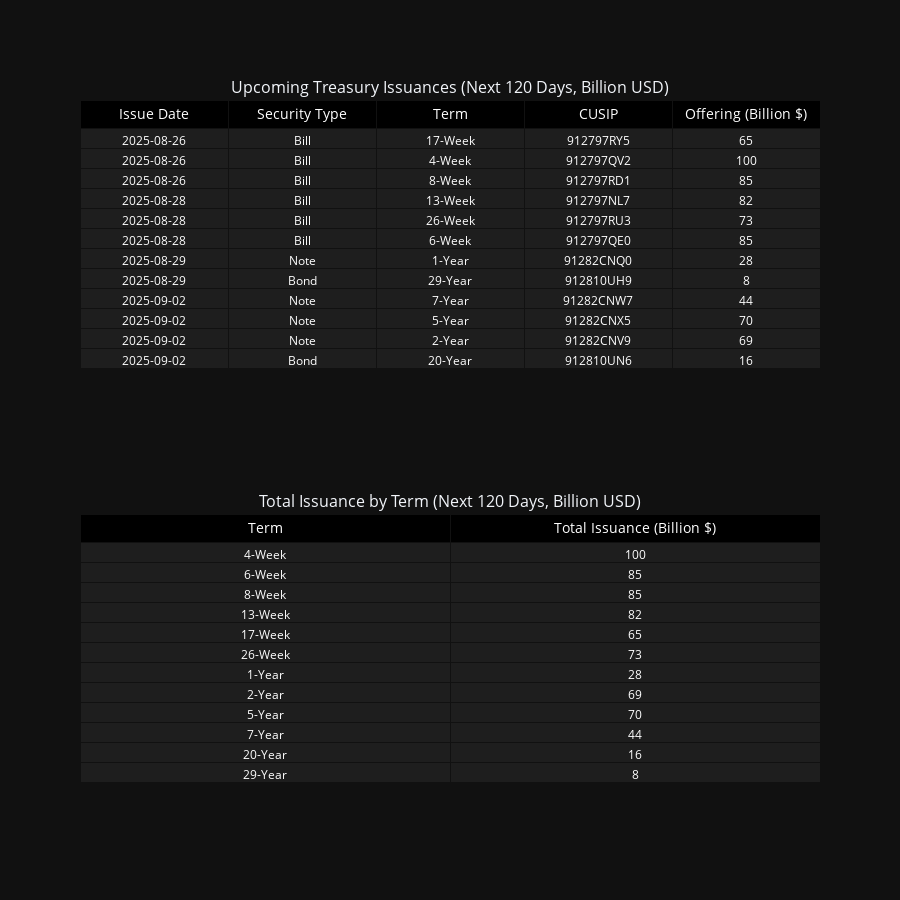

Notebook code cell kept with this figure:
### Code cell
import pandas as pd
import os
import time
import requests
from datetime import datetime, timedelta
import plotly.graph_objects as go
from plotly.subplots import make_subplots
import re

def download_records_after(url, date, page_size=10000):
    data = []
    page = 1   
    url_params = f'?filter=record_date:gt:{date}&page[size]={page_size}'
    response = requests.get(url + url_params)
    if response.status_code == 200:
        result_json = response.json()
        data.extend(result_json['data'])

        while True:
            if result_json['links']['next'] is None:
                break
            else:
                response = requests.get(url + result_json['links']['next'])
                if response.status_code == 200:
                    result_json = response.json()
                    data.extend(result_json['data'])
                    page += 1
                    print(f'page {page} of {result_json["meta"]["total-pages"]}')
                    time.sleep(1)
                else:
                    print(f'status_code: {response.status_code}')
                    break
    else:
        print(f'status_code: {response.status_code}')

    return pd.DataFrame(data)

def update_records(url, start_date='1900-01-01', page_size=10000, path=None, lookback=2):
    if path is None:
        ls = url.split('/')[3:]
        path = '-'.join(ls).replace('_', '-') + '.pkl'
    if os.path.isfile(path):
        print(f'Found {path}. Importing.')
        df = pd.read_pickle(path)
        recent_record_date = df['record_date'].unique()[-lookback]
        print(f'recent_record_date: {recent_record_date} lookback: {lookback}')
        new_records = download_records_after(url, recent_record_date, page_size)
        df = df[df['record_date'] <= recent_record_date]
        df = pd.concat([df, new_records], ignore_index=True)
        df.to_pickle(path)
        return df
    else:
        recent_record_date = start_date
        print(f'Using recent_record_date: {recent_record_date}')
        df = download_records_after(url, recent_record_date, page_size)
        df.to_pickle(path)
        return df

def upcoming_issuances_table(days_ahead=120):
    api_url = 'https://api.fiscaldata.treasury.gov/services/api/fiscal_service/v1/accounting/od/auctions_query'
    
    df = update_records(api_url, start_date='1900-01-01', page_size=10000, path=None, lookback=2)

    df['issue_date'] = pd.to_datetime(df['issue_date'])
    df['offering_amt'] = pd.to_numeric(df['offering_amt'], errors='coerce')

    # Filter future issuances
    today = pd.Timestamp.today().normalize()
    cutoff = today + pd.Timedelta(days=days_ahead)
    upcoming = df[(df['issue_date'] >= today) & (df['issue_date'] <= cutoff)].copy()

    if upcoming.empty:
        print(f"No upcoming issuances in the next {days_ahead} days.")
        return

    # Convert to billions
    upcoming['offering_amt_bil'] = upcoming['offering_amt'] / 1e9

    upcoming = upcoming[['issue_date', 'security_type', 'security_term_week_year', 'cusip', 'offering_amt_bil']]
    upcoming = upcoming.sort_values('issue_date')

    summary = upcoming.groupby('security_term_week_year')['offering_amt_bil'].sum().reset_index()
    summary = summary.rename(columns={'offering_amt_bil': 'Total Issuance (Billion $)'})

    # Sort by numeric tenor
    def parse_tenor(term):
        num = re.findall(r'\d+\.?\d*', term)
        unit = 'Y'
        if 'Week' in term:
            unit = 'W'
        elif 'Month' in term:
            unit = 'M'
        elif 'Year' in term:
            unit = 'Y'
        return float(num[0]) if num else 0, unit

    summary['sort_key'] = summary['security_term_week_year'].apply(lambda x: parse_tenor(x)[0])
    summary['unit'] = summary['security_term_week_year'].apply(lambda x: parse_tenor(x)[1])
    # Convert everything to weeks for sorting
    summary['sort_weeks'] = summary.apply(lambda row: row['sort_key'] * (1 if row['unit']=='W' else 4 if row['unit']=='M' else 52), axis=1)
    summary = summary.sort_values('sort_weeks')

    # --- Create Subplots ---
    fig = make_subplots(
        rows=2, cols=1,
        subplot_titles=(f"Upcoming Treasury Issuances (Next {days_ahead} Days, Billion USD)",
                        f"Total Issuance by Term (Next {days_ahead} Days, Billion USD)"),
        vertical_spacing=0.15,
        specs=[[{"type": "table"}], [{"type": "table"}]]
    )

    fig.add_trace(go.Table(
        header=dict(
            values=["Issue Date", "Security Type", "Term", "CUSIP", "Offering (Billion $)"],
            fill_color='black', font=dict(color='white', size=14), align='center'
        ),
        cells=dict(
            values=[
                upcoming['issue_date'].dt.strftime('%Y-%m-%d'),
                upcoming['security_type'],
                upcoming['security_term_week_year'],
                upcoming['cusip'],
                upcoming['offering_amt_bil'].round(2)
            ],
            fill_color='rgb(30,30,30)',
            font=dict(color='white', size=12),
            align='center'
        )
    ), row=1, col=1)

    # Summary table
    fig.add_trace(go.Table(
        header=dict(
            values=["Term", "Total Issuance (Billion $)"],
            fill_color='black', font=dict(color='white', size=14), align='center'
        ),
        cells=dict(
            values=[
                summary['security_term_week_year'],
                summary['Total Issuance (Billion $)'].round(2)
            ],
            fill_color='rgb(30,30,30)',
            font=dict(color='white', size=12),
            align='center'
        )
    ), row=2, col=1)

    fig.update_layout(template='plotly_dark',
                      height=900)
    fig.show()

    return upcoming, summary

upcoming, summary = upcoming_issuances_table(days_ahead=120)

### Figure 1 — Plotly figure (JSON) as saved in the notebook; plotly's stock layout.template omitted (floating-point values rounded to 4 significant figures)
{"data": [{"cells": {"align": "center", "fill": {"color": "rgb(30,30,30)"}, "font": {"color": "white", "size": 12}, "values": [["2025-08-26", "2025-08-26", "2025-08-26", "2025-08-28", "2025-08-28", "2025-08-28", "2025-08-29", "2025-08-29", "2025-09-02", "2025-09-02", "2025-09-02", "2025-09-02"], ["Bill", "Bill", "Bill", "Bill", "Bill", "Bill", "Note", "Bond", "Note", "Note", "Note", "Bond"], ["17-Week", "4-Week", "8-Week", "13-Week", "26-Week", "6-Week", "1-Year", "29-Year", "7-Year", "5-Year", "2-Year", "20-Year"], ["912797RY5", "912797QV2", "912797RD1", "912797NL7", "912797RU3", "912797QE0", "91282CNQ0", "912810UH9", "91282CNW7", "91282CNX5", "91282CNV9", "912810UN6"], [65, 100, 85, 82, 73, 85, 28, 8, 44, 70, 69, 16]]}, "domain": {"x": [0, 1], "y": [0.575, 1]}, "header": {"align": "center", "fill": {"color": "black"}, "font": {"color": "white", "size": 14}, "values": ["Issue Date", "Security Type", "Term", "CUSIP", "Offering (Billion $)"]}, "type": "table"}, {"cells": {"align": "center", "fill": {"color": "rgb(30,30,30)"}, "font": {"color": "white", "size": 12}, "values": [["4-Week", "6-Week", "8-Week", "13-Week", "17-Week", "26-Week", "1-Year", "2-Year", "5-Year", "7-Year", "20-Year", "29-Year"], [100, 85, 85, 82, 65, 73, 28, 69, 70, 44, 16, 8]]}, "domain": {"x": [0, 1], "y": [0, 0.425]}, "header": {"align": "center", "fill": {"color": "black"}, "font": {"color": "white", "size": 14}, "values": ["Term", "Total Issuance (Billion $)"]}, "type": "table"}], "layout": {"annotations": [{"font": {"size": 16}, "showarrow": false, "text": "Upcoming Treasury Issuances (Next 120 Days, Billion USD)", "x": 0.5, "xanchor": "center", "xref": "paper", "y": 1, "yanchor": "bottom", "yref": "paper"}, {"font": {"size": 16}, "showarrow": false, "text": "Total Issuance by Term (Next 120 Days, Billion USD)", "x": 0.5, "xanchor": "center", "xref": "paper", "y": 0.425, "yanchor": "bottom", "yref": "paper"}], "height": 900}}
